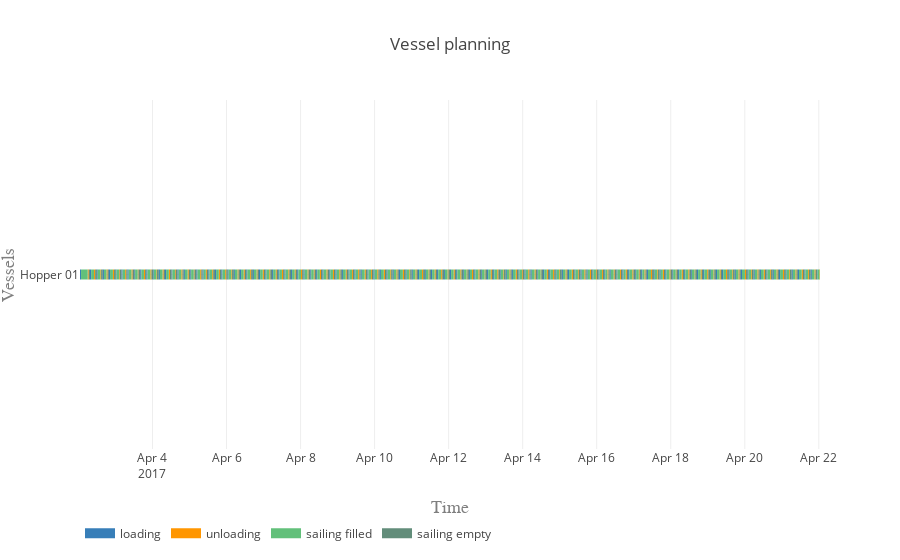

The code cell stored with this chart in its notebook:
### Code cell
plot.vessel_planning(vessels, activities, colors)

### Figure 1 — Plotly figure (JSON) as saved in the notebook; plotly's stock layout.template omitted (floating-point values rounded to 4 significant figures; data arrays with more than 128 entries replaced by an {"elided": "..."} marker saying what was removed)
{"data": [{"connectgaps": false, "hoverinfo": "y+name", "line": {"color": "rgb(55,126,184)", "width": 10}, "mode": "lines", "name": "loading", "type": "scatter", "uid": "fa149dbb-6bb9-429a-ac2e-4c9c813907da", "x": {"elided": "590 str values"}, "y": {"elided": "590 str values"}}, {"connectgaps": false, "hoverinfo": "y+name", "line": {"color": "rgb(255,150,0)", "width": 10}, "mode": "lines", "name": "unloading", "type": "scatter", "uid": "e5bea221-56ed-4e8d-b5b7-afbc97f6ca37", "x": {"elided": "590 str values"}, "y": {"elided": "590 str values"}}, {"connectgaps": false, "hoverinfo": "y+name", "line": {"color": "rgb(98, 192, 122)", "width": 10}, "mode": "lines", "name": "sailing filled", "type": "scatter", "uid": "31175756-db49-4252-8b7f-3e16df8ed327", "x": {"elided": "590 str values"}, "y": {"elided": "590 str values"}}, {"connectgaps": false, "hoverinfo": "y+name", "line": {"color": "rgb(98, 141, 122)", "width": 10}, "mode": "lines", "name": "sailing empty", "type": "scatter", "uid": "07a24577-bdcb-4fe8-98b5-78369aaaca65", "x": {"elided": "585 str values"}, "y": {"elided": "585 str values"}}], "layout": {"hovermode": "closest", "legend": {"orientation": "h", "x": 0, "y": -0.2}, "title": {"text": "Vessel planning"}, "xaxis": {"range": ["2017-04-02 01:00:00", "2017-04-22 00:45:49.286731"], "title": {"font": {"color": "#7f7f7f", "family": "Courier New, monospace", "size": 18}, "text": "Time"}}, "yaxis": {"title": {"font": {"color": "#7f7f7f", "family": "Courier New, monospace", "size": 18}, "text": "Vessels"}}}}
